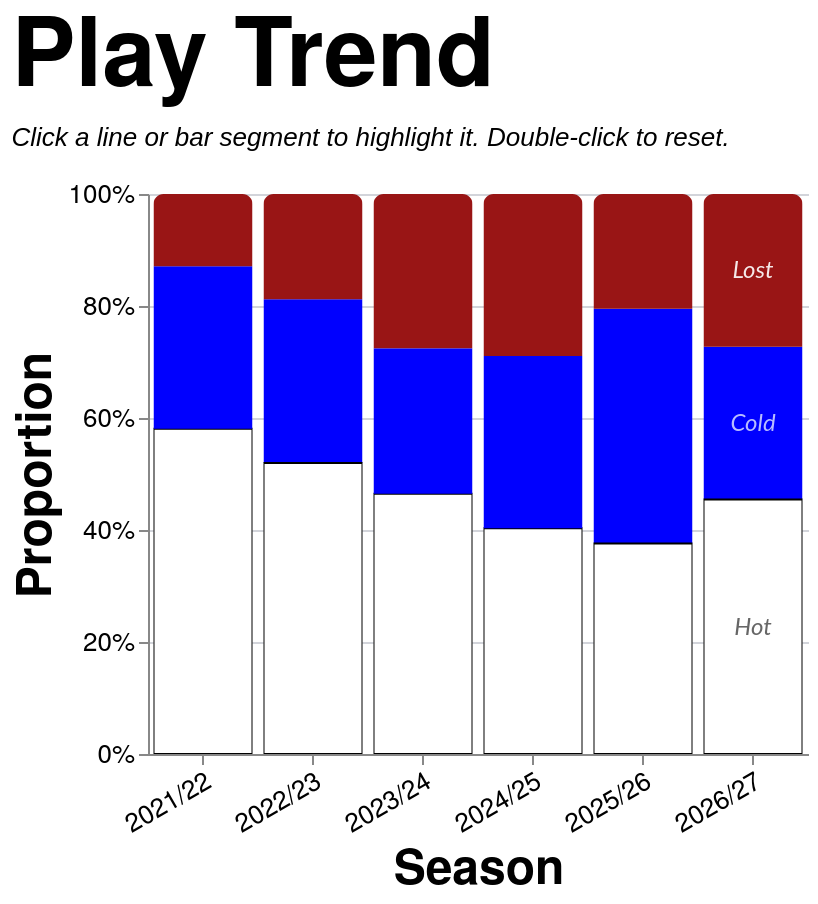

Describe this chart as a Vega-Lite specification.
### Vega-Lite specification from a JSON file in a GitHub repository (floating-point values rounded to 4 significant figures; data arrays with more than 128 entries replaced by an {"elided": "..."} marker saying what was removed)
{"config": {"axis": {"labelFont": "PT Sans Narrow, Helvetica Neue, Helvetica, Arial, sans-serif", "titleFont": "PT Sans Narrow, Helvetica Neue, Helvetica, Arial, sans-serif", "labelFontSize": 13, "titleFontSize": 24, "gridColor": "#202947", "gridOpacity": 0.2, "zindex": 1}, "text": {"font": "Lato, sans-serif"}, "bar": {"cornerRadiusEnd": 5}, "header": {"labelFont": "PT Sans Narrow, Helvetica Neue, Helvetica, Arial, sans-serif", "titleFont": "PT Sans Narrow, Helvetica Neue, Helvetica, Arial, sans-serif", "labelFontSize": 24, "titleFontSize": 28, "labelFontWeight": "bold", "orient": "left"}, "legend": {"labelFont": "PT Sans Narrow, Helvetica Neue, Helvetica, Arial, sans-serif", "titleFont": "PT Sans Narrow, Helvetica Neue, Helvetica, Arial, sans-serif", "labelFontSize": 14, "titleFontSize": 16, "titlePadding": 5, "fillColor": "white", "strokeColor": "black", "padding": 10, "titleFontWeight": "lighter", "titleFontStyle": "italic", "titleColor": "gray", "offset": 10}, "title": {"font": "PT Sans Narrow, Helvetica Neue, Helvetica, Arial, sans-serif", "fontSize": 48, "fontWeight": "bold", "anchor": "start", "align": "center", "titlePadding": 20, "subtitlePadding": 10, "subtitleFontSize": 13, "subtitleColor": "", "subtitleFontStyle": "italic", "offset": 15, "color": "black"}, "axisX": {"labelAngle": 0}, "facet": {"title": null, "header": null, "align": {"row": "each", "column": "each"}, "spacing": 10}, "resolve": {"scale": {"y": "independent", "facet": "independent"}}, "background": "transparent", "scale": {"offsetBandPaddingOuter": 0.2, "offsetBandPaddingInner": 0.1}, "view": {"stroke": null, "background": "transparent"}}, "layer": [{"mark": {"type": "bar", "opacity": 0.85}, "encoding": {"color": {"field": "play", "legend": null, "scale": {"domain": ["Hot", "Cold", "Lost"], "range": ["white", "blue", "#991515"]}, "sort": ["Hot", "Cold", "Lost"], "type": "nominal"}, "opacity": {"condition": {"param": "param_14", "value": 1.0, "empty": true}, "value": 0.2}, "order": {"field": "stack_order", "sort": "ascending", "type": "quantitative"}, "stroke": {"field": "play", "legend": null, "scale": {"domain": ["Hot", "Cold", "Lost"], "range": ["black", "transparent", "transparent"]}, "type": "nominal"}, "tooltip": [{"field": "season", "title": "Season", "type": "nominal"}, {"field": "play", "title": "Play", "type": "nominal"}, {"field": "attempts", "format": ",.0f", "title": "Attempts", "type": "quantitative"}], "x": {"axis": {"labelAngle": -30}, "field": "season", "sort": ["2021/22", "2022/23", "2023/24", "2024/25", "2025/26", "2026/27"], "title": "Season", "type": "nominal"}, "y": {"axis": {"format": "%", "orient": "left"}, "field": "attempts", "stack": "normalize", "title": "Proportion", "type": "quantitative"}}, "name": "view_15", "transform": [{"filter": "(loSquad == 'All' || datum.squad == loSquad) && (loGameType == 'All' || (loGameType == 'League + Cup' && (datum.game_type == 'League' || datum.game_type == 'Cup')) || (loGameType == 'League only' && datum.game_type == 'League') || datum.game_type == loGameType) && (loThrower == 'All' || datum.thrower == loThrower) && (loJumper == 'All' || datum.jumper == loJumper) && (loArea == 'All' || datum.area == loArea) && (loNumbers == 'All' || datum.numbers == loNumbers)"}, {"aggregate": [{"op": "count", "as": "attempts"}, {"op": "sum", "field": "won", "as": "won"}], "groupby": ["season", "play"]}, {"calculate": "datum.play == 'Hot' ? 0 : datum.play == 'Cold' ? 1 : datum.play == 'Lost' ? 2 : 999", "as": "stack_order"}]}, {"mark": {"type": "text", "align": "center", "baseline": "middle", "fontSize": 12, "fontStyle": "italic"}, "encoding": {"color": {"field": "text_label_color", "legend": null, "scale": null, "type": "nominal"}, "opacity": {"condition": {"param": "param_14", "value": 0.9, "empty": true}, "value": 0.3}, "text": {"field": "play", "type": "nominal"}, "x": {"axis": {"labelAngle": -30}, "field": "season", "sort": ["2021/22", "2022/23", "2023/24", "2024/25", "2025/26", "2026/27"], "title": "Season", "type": "nominal"}, "y": {"field": "mid_y", "scale": {"domain": [0, 1]}, "type": "quantitative"}}, "transform": [{"filter": "(loSquad == 'All' || datum.squad == loSquad) && (loGameType == 'All' || (loGameType == 'League + Cup' && (datum.game_type == 'League' || datum.game_type == 'Cup')) || (loGameType == 'League only' && datum.game_type == 'League') || datum.game_type == loGameType) && (loThrower == 'All' || datum.thrower == loThrower) && (loJumper == 'All' || datum.jumper == loJumper) && (loArea == 'All' || datum.area == loArea) && (loNumbers == 'All' || datum.numbers == loNumbers)"}, {"aggregate": [{"op": "count", "as": "attempts"}, {"op": "sum", "field": "won", "as": "won"}], "groupby": ["season", "play"]}, {"calculate": "datum.play == 'Hot' ? 0 : datum.play == 'Cold' ? 1 : datum.play == 'Lost' ? 2 : 999", "as": "stack_order"}, {"joinaggregate": [{"op": "sum", "field": "attempts", "as": "season_total"}], "groupby": ["season"]}, {"calculate": "datum.attempts / datum.season_total", "as": "proportion"}, {"window": [{"op": "sum", "field": "proportion", "as": "cum_prop"}], "frame": [null, 0], "groupby": ["season"], "sort": [{"field": "stack_order", "order": "ascending"}]}, {"calculate": "datum.cum_prop - datum.proportion / 2", "as": "mid_y"}, {"calculate": "datum.play == 'Hot' ? '#555555' : datum.play == 'Cold' ? '#ccd0ff' : datum.play == 'Lost' ? 'white' : 'black'", "as": "text_label_color"}, {"calculate": "toNumber(split(datum.season, '/')[0])", "as": "season_order_num"}, {"window": [{"op": "row_number", "field": "", "as": "season_rank"}], "groupby": ["play"], "sort": [{"field": "season_order_num", "order": "descending"}]}, {"filter": "datum.season_rank == 1"}]}], "data": {"name": "data-b2c02452f1faf29dc3194a8e8485b48f"}, "height": 280, "params": [{"name": "loSquad", "value": "All"}, {"name": "loSeason", "value": "All"}, {"name": "loGameType", "value": "All"}, {"name": "loThrower", "value": "All"}, {"name": "loJumper", "value": "All"}, {"name": "loArea", "value": "All"}, {"name": "loNumbers", "value": "All"}, {"name": "param_14", "select": {"type": "point", "clear": "dblclick", "fields": ["play"], "on": "click"}, "views": ["view_15"]}], "title": {"text": "Play Trend", "subtitle": "Click a line or bar segment to highlight it. Double-click to reset."}, "width": {"step": 55}, "$schema": "https://vega.github.io/schema/vega-lite/v5.20.1.json", "datasets": {"data-b2c02452f1faf29dc3194a8e8485b48f": {"elided": "1247 records"}}}
